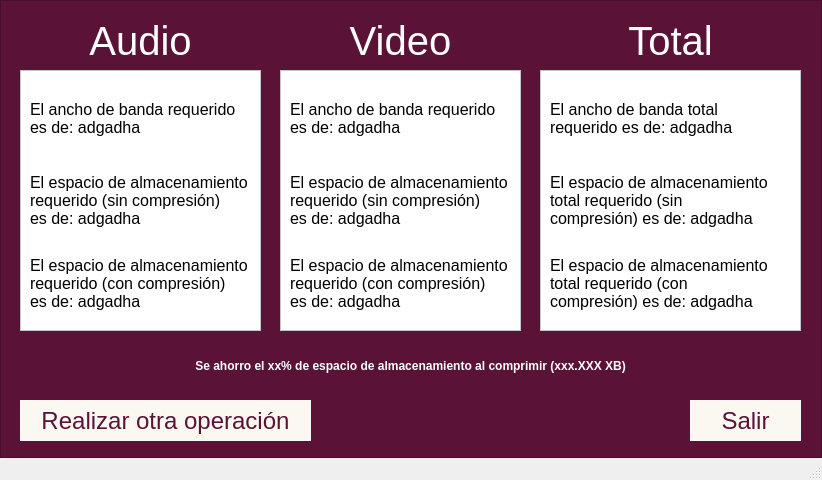
<?xml version="1.0" encoding="UTF-8"?>
<ui version="4.0">
 <class>MainWindow</class>
 <widget class="QMainWindow" name="MainWindow">
  <property name="geometry">
   <rect>
    <x>0</x>
    <y>0</y>
    <width>822</width>
    <height>480</height>
   </rect>
  </property>
  <property name="windowTitle">
   <string>MainWindow</string>
  </property>
  <widget class="QWidget" name="centralwidget">
   <layout class="QVBoxLayout" name="verticalLayout">
    <property name="leftMargin">
     <number>0</number>
    </property>
    <property name="topMargin">
     <number>0</number>
    </property>
    <property name="rightMargin">
     <number>0</number>
    </property>
    <property name="bottomMargin">
     <number>0</number>
    </property>
    <item>
     <widget class="QFrame" name="frame">
      <property name="styleSheet">
       <string notr="true">background: #5a1236</string>
      </property>
      <property name="frameShape">
       <enum>QFrame::StyledPanel</enum>
      </property>
      <property name="frameShadow">
       <enum>QFrame::Raised</enum>
      </property>
      <widget class="QFrame" name="frame_2">
       <property name="geometry">
        <rect>
         <x>20</x>
         <y>70</y>
         <width>241</width>
         <height>261</height>
        </rect>
       </property>
       <property name="styleSheet">
        <string notr="true">background-color: #fff;</string>
       </property>
       <property name="frameShape">
        <enum>QFrame::StyledPanel</enum>
       </property>
       <property name="frameShadow">
        <enum>QFrame::Raised</enum>
       </property>
       <layout class="QVBoxLayout" name="verticalLayout_6">
        <item>
         <widget class="QLabel" name="audio_bw">
          <property name="font">
           <font>
            <pointsize>12</pointsize>
           </font>
          </property>
          <property name="text">
           <string>El ancho de banda requerido
es de: adgadha</string>
          </property>
         </widget>
        </item>
        <item>
         <widget class="QLabel" name="audio_storage_original">
          <property name="font">
           <font>
            <pointsize>12</pointsize>
           </font>
          </property>
          <property name="text">
           <string>El espacio de almacenamiento
requerido (sin compresión)
es de: adgadha</string>
          </property>
         </widget>
        </item>
        <item>
         <widget class="QLabel" name="audio_storage_compressed">
          <property name="font">
           <font>
            <pointsize>12</pointsize>
           </font>
          </property>
          <property name="text">
           <string>El espacio de almacenamiento
requerido (con compresión)
es de: adgadha</string>
          </property>
         </widget>
        </item>
       </layout>
      </widget>
      <widget class="QLabel" name="label">
       <property name="geometry">
        <rect>
         <x>20</x>
         <y>20</y>
         <width>241</width>
         <height>41</height>
        </rect>
       </property>
       <property name="font">
        <font>
         <pointsize>30</pointsize>
        </font>
       </property>
       <property name="styleSheet">
        <string notr="true">color: #fff;</string>
       </property>
       <property name="text">
        <string>Audio</string>
       </property>
       <property name="alignment">
        <set>Qt::AlignCenter</set>
       </property>
      </widget>
      <widget class="QLabel" name="label_2">
       <property name="geometry">
        <rect>
         <x>280</x>
         <y>20</y>
         <width>241</width>
         <height>41</height>
        </rect>
       </property>
       <property name="font">
        <font>
         <pointsize>30</pointsize>
        </font>
       </property>
       <property name="styleSheet">
        <string notr="true">color: #fff;</string>
       </property>
       <property name="text">
        <string>Video</string>
       </property>
       <property name="alignment">
        <set>Qt::AlignCenter</set>
       </property>
      </widget>
      <widget class="QFrame" name="frame_3">
       <property name="geometry">
        <rect>
         <x>280</x>
         <y>70</y>
         <width>241</width>
         <height>261</height>
        </rect>
       </property>
       <property name="styleSheet">
        <string notr="true">background-color: #fff;</string>
       </property>
       <property name="frameShape">
        <enum>QFrame::StyledPanel</enum>
       </property>
       <property name="frameShadow">
        <enum>QFrame::Raised</enum>
       </property>
       <layout class="QVBoxLayout" name="verticalLayout_7">
        <item>
         <widget class="QLabel" name="video_bw">
          <property name="font">
           <font>
            <pointsize>12</pointsize>
           </font>
          </property>
          <property name="text">
           <string>El ancho de banda requerido
es de: adgadha</string>
          </property>
         </widget>
        </item>
        <item>
         <widget class="QLabel" name="video_storage_original">
          <property name="font">
           <font>
            <pointsize>12</pointsize>
           </font>
          </property>
          <property name="text">
           <string>El espacio de almacenamiento
requerido (sin compresión)
es de: adgadha</string>
          </property>
         </widget>
        </item>
        <item>
         <widget class="QLabel" name="video_storage_compressed">
          <property name="font">
           <font>
            <pointsize>12</pointsize>
           </font>
          </property>
          <property name="text">
           <string>El espacio de almacenamiento
requerido (con compresión)
es de: adgadha</string>
          </property>
         </widget>
        </item>
       </layout>
      </widget>
      <widget class="QFrame" name="frame_4">
       <property name="geometry">
        <rect>
         <x>540</x>
         <y>70</y>
         <width>261</width>
         <height>261</height>
        </rect>
       </property>
       <property name="styleSheet">
        <string notr="true">background-color: #fff;</string>
       </property>
       <property name="frameShape">
        <enum>QFrame::StyledPanel</enum>
       </property>
       <property name="frameShadow">
        <enum>QFrame::Raised</enum>
       </property>
       <layout class="QVBoxLayout" name="verticalLayout_8">
        <item>
         <widget class="QLabel" name="total_bw">
          <property name="font">
           <font>
            <pointsize>12</pointsize>
           </font>
          </property>
          <property name="text">
           <string>El ancho de banda total
requerido es de: adgadha</string>
          </property>
         </widget>
        </item>
        <item>
         <widget class="QLabel" name="total_storage_original">
          <property name="font">
           <font>
            <pointsize>12</pointsize>
           </font>
          </property>
          <property name="text">
           <string>El espacio de almacenamiento
total requerido (sin
compresión) es de: adgadha</string>
          </property>
         </widget>
        </item>
        <item>
         <widget class="QLabel" name="total_storage_compressed">
          <property name="font">
           <font>
            <pointsize>12</pointsize>
           </font>
          </property>
          <property name="text">
           <string>El espacio de almacenamiento
total requerido (con
compresión) es de: adgadha</string>
          </property>
         </widget>
        </item>
       </layout>
      </widget>
      <widget class="QLabel" name="label_3">
       <property name="geometry">
        <rect>
         <x>540</x>
         <y>20</y>
         <width>261</width>
         <height>41</height>
        </rect>
       </property>
       <property name="font">
        <font>
         <pointsize>30</pointsize>
        </font>
       </property>
       <property name="styleSheet">
        <string notr="true">color: #fff;</string>
       </property>
       <property name="text">
        <string>Total</string>
       </property>
       <property name="alignment">
        <set>Qt::AlignCenter</set>
       </property>
      </widget>
      <widget class="QPushButton" name="calculate_again">
       <property name="geometry">
        <rect>
         <x>20</x>
         <y>400</y>
         <width>291</width>
         <height>41</height>
        </rect>
       </property>
       <property name="font">
        <font>
         <pointsize>18</pointsize>
        </font>
       </property>
       <property name="styleSheet">
        <string notr="true">background-color: #FAF8F1;
color: #5a1236;
border: none</string>
       </property>
       <property name="text">
        <string>Realizar otra operación</string>
       </property>
      </widget>
      <widget class="QPushButton" name="exit">
       <property name="geometry">
        <rect>
         <x>690</x>
         <y>400</y>
         <width>111</width>
         <height>41</height>
        </rect>
       </property>
       <property name="font">
        <font>
         <pointsize>18</pointsize>
        </font>
       </property>
       <property name="styleSheet">
        <string notr="true">background-color: #FAF8F1;
color: #5a1236;
border: none</string>
       </property>
       <property name="text">
        <string>Salir</string>
       </property>
      </widget>
      <widget class="QLabel" name="result_label">
       <property name="geometry">
        <rect>
         <x>20</x>
         <y>350</y>
         <width>781</width>
         <height>31</height>
        </rect>
       </property>
       <property name="font">
        <font>
         <weight>75</weight>
         <bold>true</bold>
        </font>
       </property>
       <property name="styleSheet">
        <string notr="true">color: #fff;
text-transform: uppercase;
font-weight: bold;</string>
       </property>
       <property name="text">
        <string>Se ahorro el xx% de espacio de almacenamiento al comprimir (xxx.XXX XB)</string>
       </property>
       <property name="alignment">
        <set>Qt::AlignCenter</set>
       </property>
      </widget>
     </widget>
    </item>
   </layout>
  </widget>
  <widget class="QStatusBar" name="statusbar"/>
 </widget>
 <resources/>
 <connections/>
</ui>
